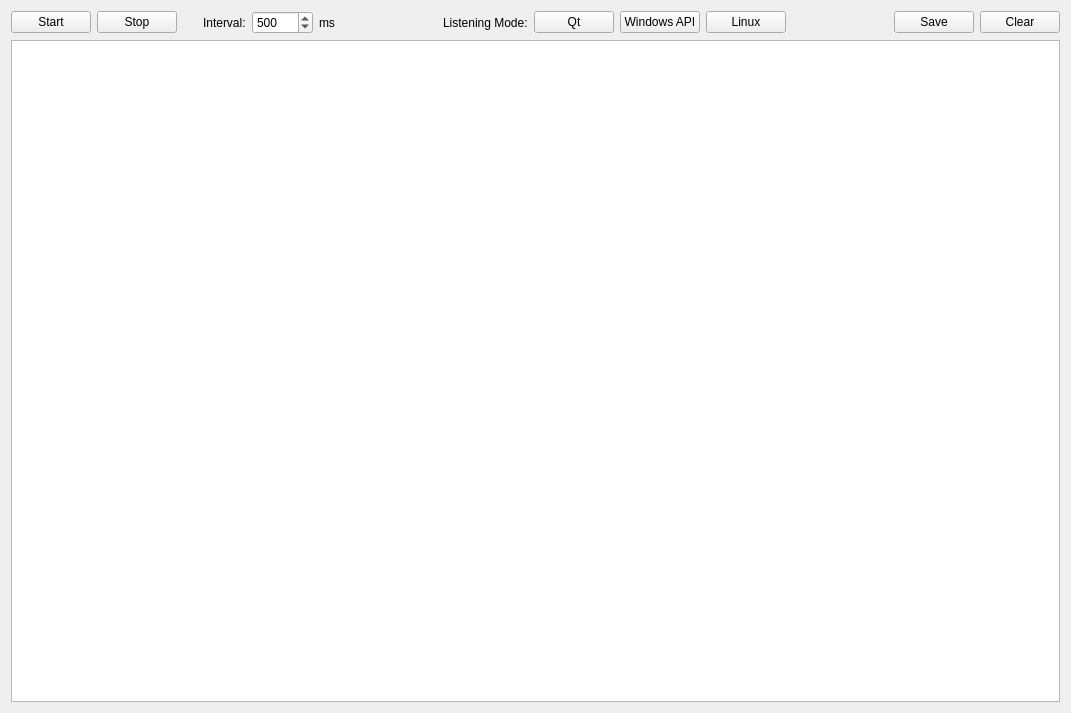
<?xml version="1.0" encoding="UTF-8"?>
<ui version="4.0">
 <class>MainWindow</class>
 <widget class="QMainWindow" name="MainWindow">
  <property name="geometry">
   <rect>
    <x>0</x>
    <y>0</y>
    <width>1071</width>
    <height>713</height>
   </rect>
  </property>
  <property name="windowTitle">
   <string>GetScreenResolution</string>
  </property>
  <property name="windowIcon">
   <iconset resource="root.qrc">
    <normaloff>:/skin/logo.ico</normaloff>:/skin/logo.ico</iconset>
  </property>
  <widget class="QWidget" name="centralWidget">
   <layout class="QVBoxLayout" name="verticalLayout_2">
    <item>
     <layout class="QVBoxLayout" name="verticalLayout">
      <item>
       <layout class="QHBoxLayout" name="horizontalLayout">
        <item>
         <widget class="QPushButton" name="pushButton_start">
          <property name="text">
           <string>Start</string>
          </property>
         </widget>
        </item>
        <item>
         <widget class="QPushButton" name="pushButton_stop">
          <property name="text">
           <string>Stop</string>
          </property>
         </widget>
        </item>
        <item>
         <spacer name="horizontalSpacer">
          <property name="orientation">
           <enum>Qt::Horizontal</enum>
          </property>
          <property name="sizeType">
           <enum>QSizePolicy::Fixed</enum>
          </property>
          <property name="sizeHint" stdset="0">
           <size>
            <width>20</width>
            <height>20</height>
           </size>
          </property>
         </spacer>
        </item>
        <item>
         <widget class="QLabel" name="label_2">
          <property name="text">
           <string>Interval:</string>
          </property>
         </widget>
        </item>
        <item>
         <widget class="QSpinBox" name="spinBox_timer">
          <property name="minimumSize">
           <size>
            <width>60</width>
            <height>0</height>
           </size>
          </property>
          <property name="minimum">
           <number>10</number>
          </property>
          <property name="maximum">
           <number>10000</number>
          </property>
          <property name="singleStep">
           <number>10</number>
          </property>
          <property name="value">
           <number>500</number>
          </property>
         </widget>
        </item>
        <item>
         <widget class="QLabel" name="label_3">
          <property name="text">
           <string>ms</string>
          </property>
         </widget>
        </item>
        <item>
         <spacer name="horizontalSpacer_3">
          <property name="orientation">
           <enum>Qt::Horizontal</enum>
          </property>
          <property name="sizeHint" stdset="0">
           <size>
            <width>40</width>
            <height>20</height>
           </size>
          </property>
         </spacer>
        </item>
        <item>
         <widget class="QLabel" name="label">
          <property name="text">
           <string>Listening Mode:</string>
          </property>
         </widget>
        </item>
        <item>
         <widget class="QPushButton" name="pushButton_Qt">
          <property name="text">
           <string>Qt</string>
          </property>
         </widget>
        </item>
        <item>
         <widget class="QPushButton" name="pushButton_Win">
          <property name="text">
           <string>Windows API</string>
          </property>
         </widget>
        </item>
        <item>
         <widget class="QPushButton" name="pushButton_Linux">
          <property name="text">
           <string>Linux</string>
          </property>
         </widget>
        </item>
        <item>
         <spacer name="horizontalSpacer_2">
          <property name="orientation">
           <enum>Qt::Horizontal</enum>
          </property>
          <property name="sizeHint" stdset="0">
           <size>
            <width>40</width>
            <height>20</height>
           </size>
          </property>
         </spacer>
        </item>
        <item>
         <widget class="QPushButton" name="pushButton_save">
          <property name="text">
           <string>Save</string>
          </property>
         </widget>
        </item>
        <item>
         <widget class="QPushButton" name="pushButton_clear">
          <property name="text">
           <string>Clear</string>
          </property>
         </widget>
        </item>
       </layout>
      </item>
     </layout>
    </item>
    <item>
     <widget class="QTextEdit" name="textEdit"/>
    </item>
   </layout>
  </widget>
 </widget>
 <layoutdefault spacing="6" margin="11"/>
 <resources>
  <include location="root.qrc"/>
 </resources>
 <connections/>
</ui>
